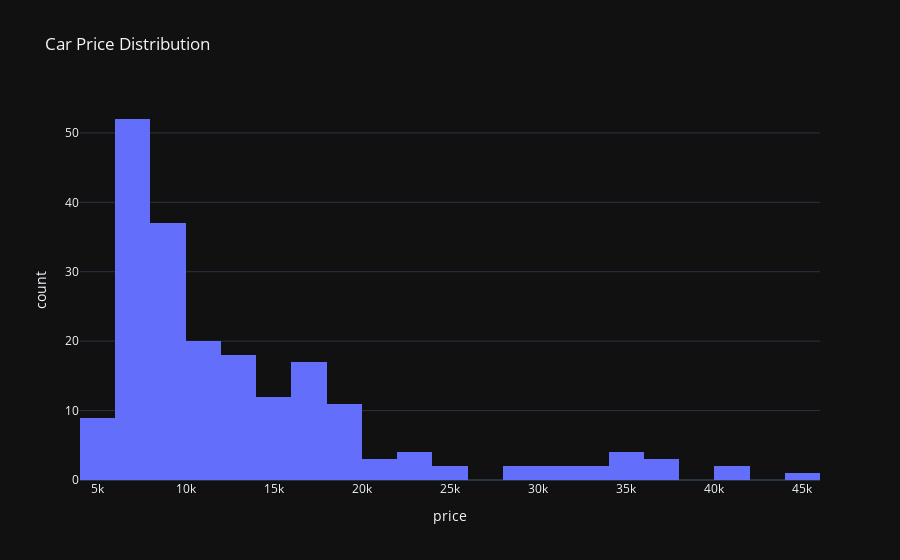

The notebook cell saved with this chart:
### Markdown cell above
Гистограмма для столбца "price"

### Code cell
histogram = px.histogram(df, x="price", title='Car Price Distribution')
histogram.show()

### Figure 1 — Plotly figure (JSON) as saved in the notebook; plotly's stock layout.template omitted (floating-point values rounded to 4 significant figures; data arrays with more than 128 entries replaced by an {"elided": "..."} marker saying what was removed)
{"data": [{"bingroup": "x", "hovertemplate": "price=%{x}<br>count=%{y}<extra></extra>", "legendgroup": "", "marker": {"color": "#636efa", "pattern": {"shape": ""}}, "name": "", "orientation": "v", "showlegend": false, "x": {"elided": "205 float values"}, "xaxis": "x", "yaxis": "y", "type": "histogram"}], "layout": {"xaxis": {"anchor": "y", "domain": [0.0, 1.0], "title": {"text": "price"}}, "yaxis": {"anchor": "x", "domain": [0.0, 1.0], "title": {"text": "count"}}, "legend": {"tracegroupgap": 0}, "title": {"text": "Car Price Distribution"}, "barmode": "relative"}}
